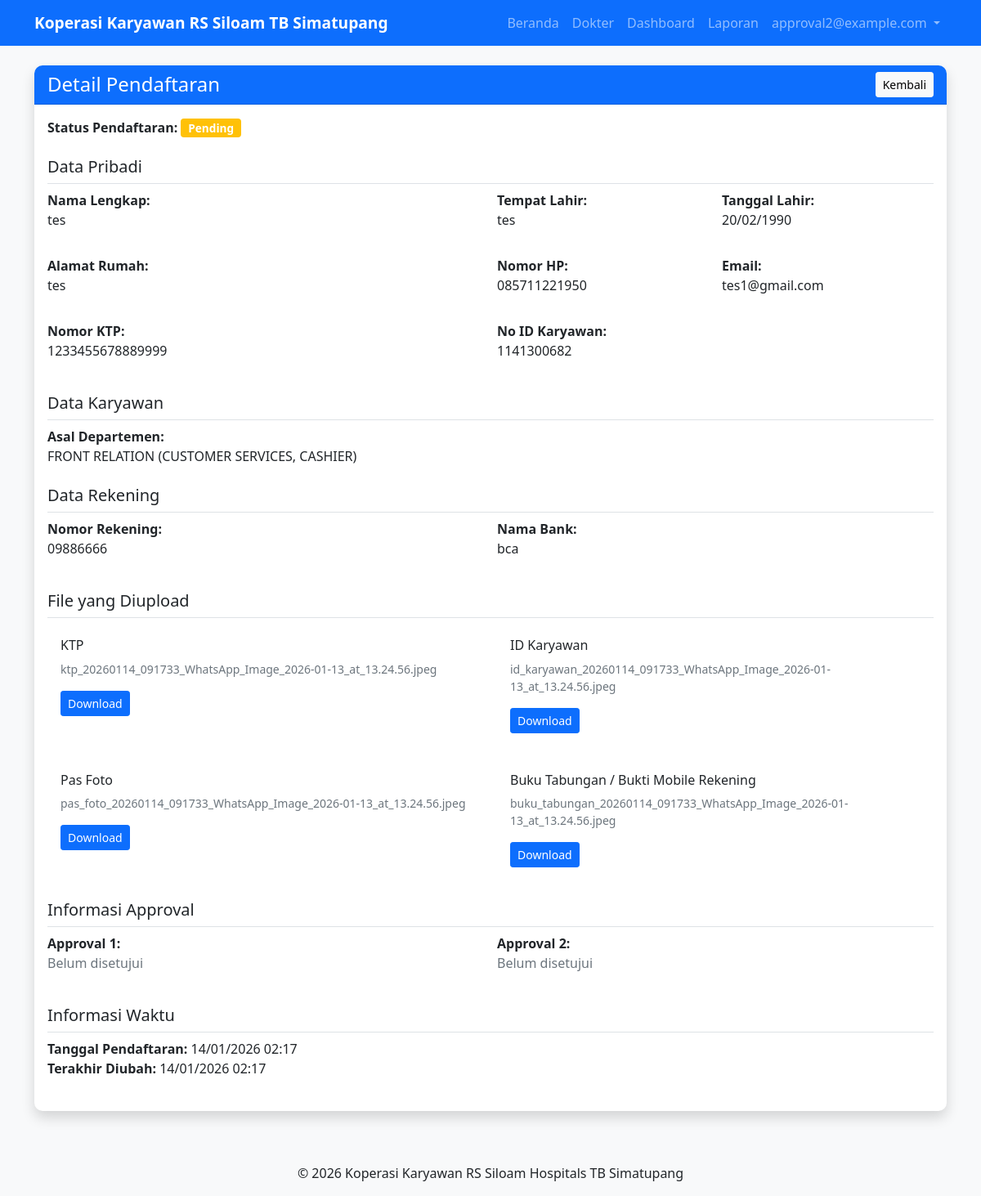
Before: /pendaftaran/1 (signed in) with the older database file.
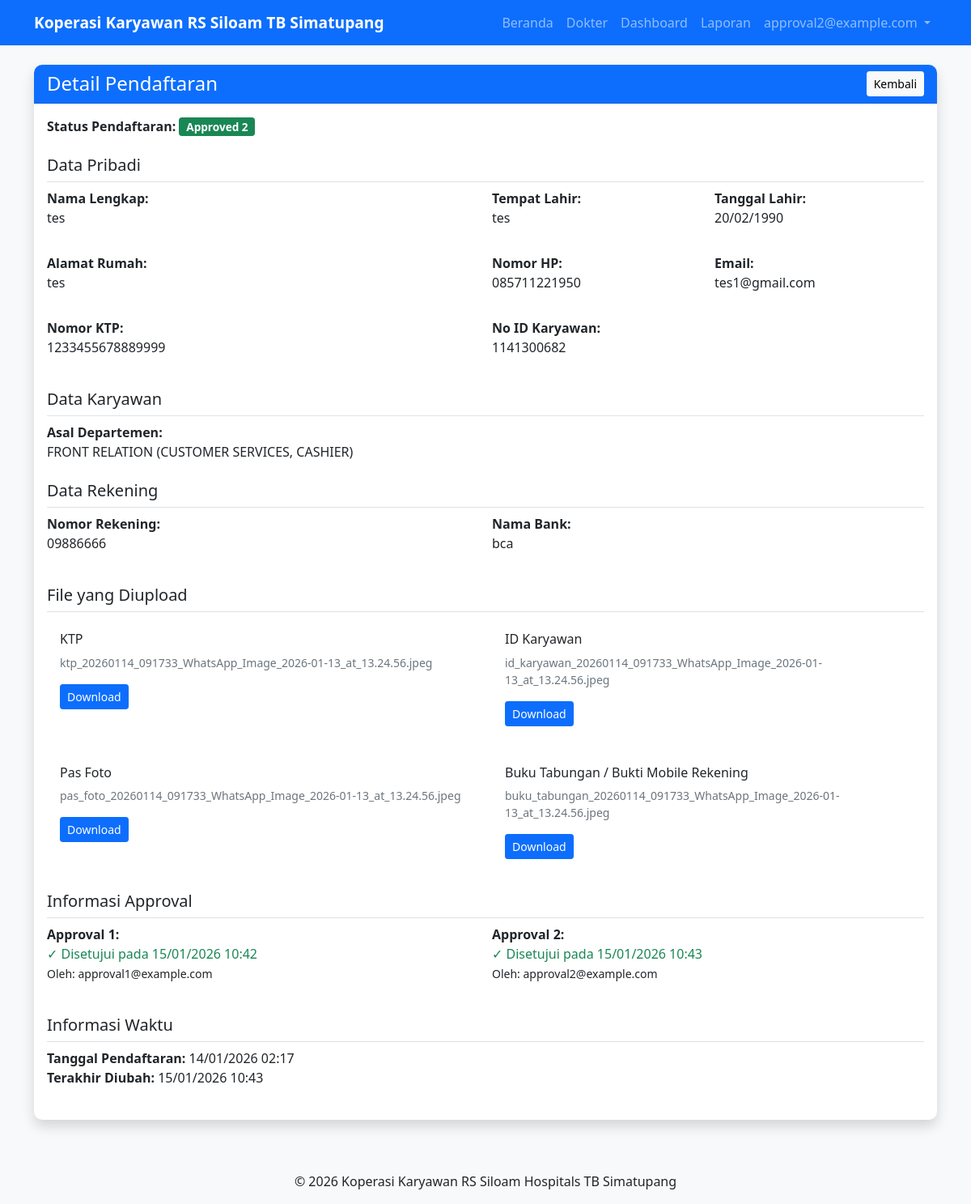
After: the same page with the newer database file.
### koperasi apps/models.py (models this page shows, shortened)
class Pendaftaran(db.Model):
    id = db.Column(db.Integer, primary_key=True)
    nama_lengkap = db.Column(db.String(200), nullable=False)
    tempat_lahir = db.Column(db.String(100), nullable=False)
    tanggal_lahir = db.Column(db.Date, nullable=False)
    alamat_rumah = db.Column(db.Text, nullable=False)
    nomor_handphone = db.Column(db.String(20), nullable=False)
    alamat_email = db.Column(db.String(120), nullable=False)
    nomor_ktp = db.Column(db.String(20), nullable=False)
    no_id_karyawan = db.Column(db.String(50), nullable=False)
    asal_departemen = db.Column(db.String(100), nullable=False)
    nomor_rekening = db.Column(db.String(50), nullable=False)
    nama_bank = db.Column(db.String(100), nullable=False)
    upload_ktp = db.Column(db.String(255))
    upload_id_karyawan = db.Column(db.String(255))
    upload_pas_foto = db.Column(db.String(255))
    upload_buku_tabungan = db.Column(db.String(255))
    status = db.Column(db.String(20), default='pending')  # pending, approved1, approved2, rejected, cancelled
    approval1_by = db.Column(db.Integer, db.ForeignKey('user.id'))
    approval1_at = db.Column(db.DateTime)
    approval1_notes = db.Column(db.Text)
    approval2_by = db.Column(db.Integer, db.ForeignKey('user.id'))
    approval2_at = db.Column(db.DateTime)
    approval2_notes = db.Column(db.Text)
    pernyataan_disetujui = db.Column(db.Boolean, default=False)
    created_at = db.Column(db.DateTime, default=datetime.utcnow)
    updated_at = db.Column(db.DateTime, default=datetime.utcnow, onupdate=datetime.utcnow)
    approval1_user = db.relationship('User', foreign_keys=[approval1_by])
    approval2_user = db.relationship('User', foreign_keys=[approval2_by])

class User(UserMixin, db.Model):
    id = db.Column(db.Integer, primary_key=True)
    email = db.Column(db.String(120), unique=True, nullable=False)
    password_hash = db.Column(db.String(256))
    role = db.Column(db.String(20), default='user')  # user, approval1, approval2, admin
    is_active = db.Column(db.Boolean, default=True)
    created_at = db.Column(db.DateTime, default=datetime.utcnow)

### koperasi apps/app.py (the view)
@app.route('/pendaftaran/<int:pendaftaran_id>')
@login_required
def detail_pendaftaran(pendaftaran_id):
    if current_user.role not in ['approval1', 'approval2', 'admin']:
        flash('Anda tidak memiliki akses', 'danger')
        return redirect(url_for('dashboard'))
    pendaftaran = Pendaftaran.query.get_or_404(pendaftaran_id)
    return render_template('detail_pendaftaran.html', pendaftaran=pendaftaran, user=current_user)

### koperasi apps/app.py (called while the page is built)
@login_manager.user_loader
def load_user(user_id):
    return User.query.get(int(user_id))

### templates/detail_pendaftaran.html (shortened to what the changed rows need)
{% extends "base.html" %}
{% block content %}
<div class="row">
    <div class="col-lg-12">
        <div class="card shadow">
            <div class="card-body">
                <div class="mb-4">
                    <strong>Status Pendaftaran:</strong>
                    {% if pendaftaran.status == 'pending' %}
                        <span class="badge bg-warning">Pending</span>
                    {% elif pendaftaran.status == 'approved1' %}
                        <span class="badge bg-info">Approved 1</span>
                    {% elif pendaftaran.status == 'approved2' %}
                        <span class="badge bg-success">Approved 2</span>
                    {% elif pendaftaran.status == 'rejected' %}
                        <span class="badge bg-danger">Rejected</span>
                    {% elif pendaftaran.status == 'cancelled' %}
                        <span class="badge bg-secondary">Cancelled</span>
                    {% endif %}
                </div>
                <div class="mb-4">
                    <div class="row g-3">
                        <div class="col-md-6">
                            <p><strong>Nama Lengkap:</strong><br>{{ pendaftaran.nama_lengkap }}</p>
                        </div>
                        <div class="col-md-3">
                            <p><strong>Tempat Lahir:</strong><br>{{ pendaftaran.tempat_lahir }}</p>
                        </div>
                        <div class="col-md-3">
                            <p><strong>Tanggal Lahir:</strong><br>{{ pendaftaran.tanggal_lahir.strftime('%d/%m/%Y') }}</p>
                        </div>
                        <div class="col-md-6">
                            <p><strong>Alamat Rumah:</strong><br>{{ pendaftaran.alamat_rumah }}</p>
                        </div>
                        <div class="col-md-3">
                            <p><strong>Nomor HP:</strong><br>{{ pendaftaran.nomor_handphone }}</p>
                        </div>
                        <div class="col-md-3">
                            <p><strong>Email:</strong><br>{{ pendaftaran.alamat_email }}</p>
                        </div>
                        <div class="col-md-6">
                            <p><strong>Nomor KTP:</strong><br>{{ pendaftaran.nomor_ktp }}</p>
                        </div>
                        <div class="col-md-6">
                            <p><strong>No ID Karyawan:</strong><br>{{ pendaftaran.no_id_karyawan }}</p>
                        </div>
                    </div>
                </div>
                <div class="mb-4">
                    <h5 class="border-bottom pb-2">Data Karyawan</h5>
                    <p><strong>Asal Departemen:</strong><br>{{ pendaftaran.asal_departemen }}</p>
                </div>
                <div class="mb-4">
                    <div class="row g-3">
                        <div class="col-md-6">
                            <p><strong>Nomor Rekening:</strong><br>{{ pendaftaran.nomor_rekening }}</p>
                        </div>
                        <div class="col-md-6">
                            <p><strong>Nama Bank:</strong><br>{{ pendaftaran.nama_bank }}</p>
                        </div>
                    </div>
                </div>
                <div class="mb-4">
                    <div class="row g-3">
                        <div class="col-md-6">
                            <div class="card">
                                <div class="card-body">
                                    <h6 class="card-title">KTP</h6>
                                    {% if pendaftaran.upload_ktp %}
                                        <p class="text-muted small">{{ pendaftaran.upload_ktp }}</p>
                                        <a href="{{ url_for('download_file', pendaftaran_id=pendaftaran.id, file_type='ktp') }}" class="btn btn-sm btn-primary">
                                             Download
                                        </a>
                                    {% else %}
                                        <p class="text-muted">Tidak ada file</p>
                                    {% endif %}
                                </div>
                            </div>
                        </div>
                        <div class="col-md-6">
                            <div class="card">
                                <div class="card-body">
                                    <h6 class="card-title">ID Karyawan</h6>
                                    {% if pendaftaran.upload_id_karyawan %}
                                        <p class="text-muted small">{{ pendaftaran.upload_id_karyawan }}</p>
                                        <a href="{{ url_for('download_file', pendaftaran_id=pendaftaran.id, file_type='id_karyawan') }}" class="btn btn-sm btn-primary">
                                             Download
                                        </a>
                                    {% else %}
                                        <p class="text-muted">Tidak ada file</p>
                                    {% endif %}
                                </div>
                            </div>
                        </div>
                        <div class="col-md-6">
                            <div class="card">
                                <div class="card-body">
                                    <h6 class="card-title">Pas Foto</h6>
                                    {% if pendaftaran.upload_pas_foto %}
                                        <p class="text-muted small">{{ pendaftaran.upload_pas_foto }}</p>
                                        <a href="{{ url_for('download_file', pendaftaran_id=pendaftaran.id, file_type='pas_foto') }}" class="btn btn-sm btn-primary">
                                             Download
                                        </a>
                                    {% else %}
                                        <p class="text-muted">Tidak ada file</p>
                                    {% endif %}
                                </div>
                            </div>
                        </div>
                        <div class="col-md-6">
                            <div class="card">
                                <div class="card-body">
                                    <h6 class="card-title">Buku Tabungan / Bukti Mobile Rekening</h6>
                                    {% if pendaftaran.upload_buku_tabungan %}
                                        <p class="text-muted small">{{ pendaftaran.upload_buku_tabungan }}</p>
                                        <a href="{{ url_for('download_file', pendaftaran_id=pendaftaran.id, file_type='buku_tabungan') }}" class="btn btn-sm btn-primary">
                                             Download
                                        </a>
                                    {% else %}
                                        <p class="text-muted">Tidak ada file</p>
                                    {% endif %}
                                </div>
                            </div>
                        </div>
                    </div>
                </div>
                <div class="mb-4">
                    <div class="row g-3">
                        <div class="col-md-6">
                            <p><strong>Approval 1:</strong><br>
                            {% if pendaftaran.approval1_at %}
                                <span class="text-success">✓ Disetujui pada {{ pendaftaran.approval1_at.strftime('%d/%m/%Y %H:%M') }}</span>
                                {% if pendaftaran.approval1_user %}
                                    <br><small>Oleh: {{ pendaftaran.approval1_user.email }}</small>
                                {% endif %}
                            {% else %}
                                <span class="text-muted">Belum disetujui</span>
                            {% endif %}
                            </p>
                        </div>
                        <div class="col-md-6">
                            <p><strong>Approval 2:</strong><br>
                            {% if pendaftaran.approval2_at %}
                                <span class="text-success">✓ Disetujui pada {{ pendaftaran.approval2_at.strftime('%d/%m/%Y %H:%M') }}</span>
                                {% if pendaftaran.approval2_user %}
                                    <br><small>Oleh: {{ pendaftaran.approval2_user.email }}</small>
                                {% endif %}
                            {% else %}
                                <span class="text-muted">Belum disetujui</span>
                            {% endif %}
                            </p>
                        </div>
                    </div>
                </div>
                <div class="mb-4">
                    <h5 class="border-bottom pb-2">Informasi Waktu</h5>
                    <p>
                        <strong>Tanggal Pendaftaran:</strong> {{ pendaftaran.created_at.strftime('%d/%m/%Y %H:%M') }}<br>
                        <strong>Terakhir Diubah:</strong> {{ pendaftaran.updated_at.strftime('%d/%m/%Y %H:%M') }}
                    </p>
                </div>
            </div>
        </div>
    </div>
</div>
{% endblock %}

### templates/base.html (shortened to what this page needs)
<!DOCTYPE html>
<html lang="id">
<head>
    <link href="https://cdn.jsdelivr.net/npm/bootstrap@5.1.3/dist/css/bootstrap.min.css" rel="stylesheet">
    <link rel="stylesheet" href="{{ url_for('static', filename='css/style.css') }}">
</head>
<body>
    <nav class="navbar navbar-expand-lg navbar-dark bg-primary">
        <div class="container">
            <a class="navbar-brand" href="{{ url_for('index') }}">
                Koperasi Karyawan RS Siloam TB Simatupang
            </a>
            <div class="collapse navbar-collapse" id="navbarNav">
                <ul class="navbar-nav ms-auto">
                    <li class="nav-item">
                        <a class="nav-link" href="{{ url_for('index') }}">Beranda</a>
                    </li>
                    <li class="nav-item">
                        <a class="nav-link" href="{{ url_for('dokter_list') }}">Dokter</a>
                    </li>
                    {% if current_user.is_authenticated %}
                        <li class="nav-item">
                            <a class="nav-link" href="{{ url_for('dashboard') }}">Dashboard</a>
                        </li>
                        {% if current_user.role == 'kasir' %}
                        <li class="nav-item">
                            <a class="nav-link" href="{{ url_for('kasir_dokter') }}">Potong Kupon</a>
                        </li>
                        <li class="nav-item">
                            <a class="nav-link" href="{{ url_for('kasir_riwayat') }}">Riwayat</a>
                        </li>
                        {% elif current_user.role in ['approval1', 'approval2'] %}
                        <li class="nav-item">
                            <a class="nav-link" href="{{ url_for('report') }}">Laporan</a>
                        </li>
                        {% endif %}
                        <li class="nav-item dropdown">
                            <a class="nav-link dropdown-toggle" href="#" id="userMenu" role="button" data-bs-toggle="dropdown">
                                {{ current_user.email }}
                            </a>
                        </li>
                    {% else %}
                        <li class="nav-item">
                            <a class="nav-link" href="{{ url_for('login') }}">Login</a>
                        </li>
                    {% endif %}
                </ul>
            </div>
        </div>
    </nav>
    <div class="container mt-4">
        {% block content %}{% endblock %}
    </div>
    <footer class="mt-5 py-3 bg-light">
        <div class="container text-center">
            <p class="mb-0">&copy; 2026 Koperasi Karyawan RS Siloam Hospitals TB Simatupang</p>
        </div>
    </footer>
</body>
</html>

Changed rows visible on the page:
shown differently, row unchanged: User "approval2@example.com": approval2_user.email (not shown) → "approval2@example.com"
changed Pendaftaran "tes": status "pending" → "approved2" (drawn); approval1_at (not shown) → "15/01/2026 10:42"; approval2_at (not shown) → "15/01/2026 10:43"; updated_at "14/01/2026 02:17" → "15/01/2026 10:43"
now on this page (row unchanged): User: approval1_user.email "approval1@example.com"
Other visible differences:
text no longer shown: "Pending Belum disetujui Belum disetujui"
text now shown: "Approved 2 ✓ Disetujui pada Oleh: ✓ Disetujui pada Oleh:"
